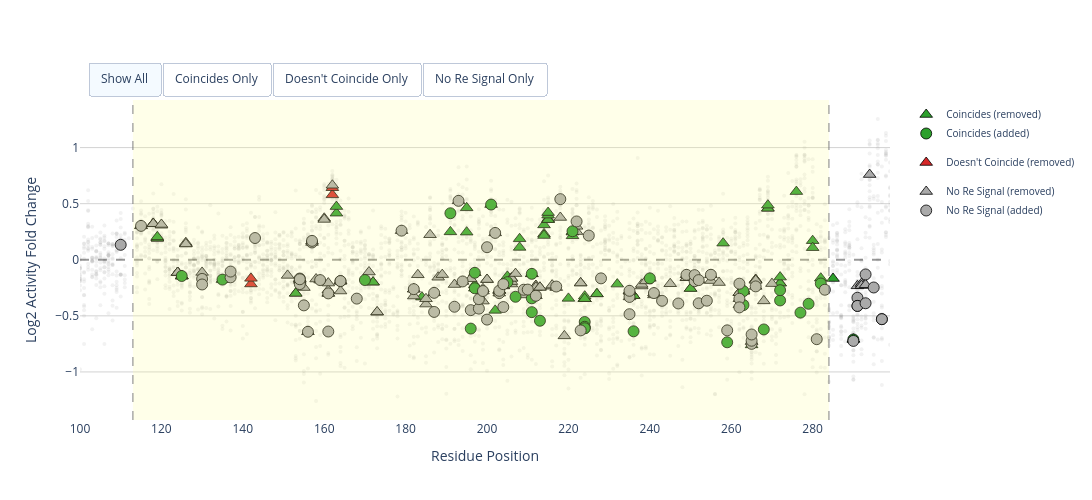

The cell this chart's notebook holds for it:
### Code cell
import plotly.graph_objects as go
from collections import defaultdict

def extract_slim_name(uid):
    return uid.rsplit('_', 1)[0]

def parse_elm_list(val):
    return val if isinstance(val, list) else eval(val)

df_plot['log2fc'] = np.log2(df_plot['normalized_activity_score_mean'])

removed_flagged = []
added_flagged   = []

for pos, group in df_plot.groupby('var_pos'):
    for col, store in [('which_removed', removed_flagged),
                       ('which_added',   added_flagged)]:
        by_slim = defaultdict(lambda: {'vals': [], 'mutations': [], 're_vals': []})
        for _, row in group.iterrows():
            for uid in parse_elm_list(row[col]):
                name = extract_slim_name(uid)
                by_slim[name]['vals'].append(row['log2fc'])
                by_slim[name]['mutations'].append(row['mutation'])
                by_slim[name]['re_vals'].append(row['mut_vs_wt_Re_logFC_50'])

        for name, d in by_slim.items():
            clean = [(v, m, r) for v, m, r in zip(d['vals'], d['mutations'], d['re_vals']) if pd.notna(v)]
            if len(clean) > 4 and abs(np.mean([v for v,_,_ in clean])) > 0.1:
                mean_act = np.mean([v for v,_,_ in clean])
                re_clean = [r for _,_,r in clean if pd.notna(r)]
                mean_re  = np.mean(re_clean) if re_clean else np.nan

                if not np.isnan(mean_re) and abs(mean_re) > 0.01:
                    coincides = (mean_re > 0 and mean_act > 0) or (mean_re < 0 and mean_act < 0)
                else:
                    coincides = None  # no Re signal

                store.append({
                    'var_pos':     pos,
                    'slim':        name,
                    'mean_log2fc': mean_act,
                    'mean_re':     mean_re,
                    'coincides':   coincides,
                    'n':           len(clean),
                    'mutations':   [m for _,m,_ in clean],
                })

removed_flagged_df = pd.DataFrame(removed_flagged)
added_flagged_df   = pd.DataFrame(added_flagged)

for fdf in [removed_flagged_df, added_flagged_df]:
    if not fdf.empty:
        fdf['category'] = fdf['slim'].str.split('_').str[0]

cat_colors = {
    'CLV': "#8c22d7", 'DEG': "#d21717", 'DOC': "#1a821a",
    'LIG': '#377eb8', 'MOD': '#ff7f00', 'TRG': "#b4804d",
}

def coincide_color(val):
    if val is True:    return '#2ca02c'   # green
    if val is False:   return '#d62728'   # red
    return '#aaaaaa'                      # grey = no Re signal

def add_flagged_traces(fig, fdf, symbol, label_suffix):
    if fdf.empty:
        return
    for coincide_val, coincide_label, visible in [
        (True,  'Coincides',        True),
        (False, "Doesn't Coincide", True),
        (None,  'No Re Signal',     True),
    ]:
        sub = fdf[fdf['coincides'] == coincide_val] if coincide_val is not None else fdf[fdf['coincides'].isna()]
        if sub.empty:
            continue
        color = coincide_color(coincide_val)
        fig.add_trace(go.Scatter(
            x=sub['var_pos'],
            y=sub['mean_log2fc'],
            mode='markers',
            name=f'{coincide_label} ({label_suffix})',
            legendgroup=coincide_label,
            marker=dict(symbol=symbol, color=color, size=11,
                        line=dict(width=0.8, color='black')),
            customdata=list(zip(
                sub['slim'], sub['n'], sub['mutations'],
                sub['mean_re'].round(3)
            )),
            hovertemplate=(
                f'<b>Position:</b> %{{x}}<br>'
                f'<b>SLiM ({label_suffix}):</b> %{{customdata[0]}}<br>'
                '<b>Mean act log2FC:</b> %{y:.3f}<br>'
                '<b>Mean Re logFC:</b> %{customdata[3]}<br>'
                '<b>n mutations:</b> %{customdata[1]}<br>'
                '<b>Mutations:</b> %{customdata[2]}<extra></extra>'
            ),
        ))

fig = go.Figure()

fig.add_trace(go.Scatter(
    x=df_plot['var_pos'], y=df_plot['log2fc'],
    mode='markers',
    marker=dict(color='grey', size=4, opacity=0.1),
    hoverinfo='skip', showlegend=False,
))

add_flagged_traces(fig, removed_flagged_df, 'triangle-up', 'removed')
add_flagged_traces(fig, added_flagged_df,   'circle',      'added')

# Buttons: show all / coincides only / doesn't coincide only
n_traces = len(fig.data)
def visibility(keep_labels):
    return [True] + [  # always show background
        any(lbl in t.name for lbl in keep_labels) if t.name else True
        for t in fig.data[1:]
    ]

fig.update_layout(
    updatemenus=[dict(
        type='buttons', direction='right',
        x=0.01, y=1.12, xanchor='left',
        buttons=[
            dict(label='Show All',
                 method='restyle',
                 args=[{'visible': [True]*n_traces}]),
            dict(label='Coincides Only',
                 method='restyle',
                 args=[{'visible': visibility(['Coincides'])}]),
            dict(label="Doesn't Coincide Only",
                 method='restyle',
                 args=[{'visible': visibility(["Doesn't Coincide"])}]),
            dict(label='No Re Signal Only',
                 method='restyle',
                 args=[{'visible': visibility(['No Re Signal'])}]),
        ],
        showactive=True,
    )],
    xaxis=dict(title='Residue Position', range=[100, df_plot['var_pos'].max()]),
    yaxis=dict(title='Log2 Activity Fold Change'),
    width=1200, height=500,
    plot_bgcolor='white', paper_bgcolor='white',
    legend=dict(font=dict(size=10)),
)

fig.add_hline(y=0, line_dash='dash', line_color='black', opacity=0.4)
fig.add_vrect(x0=113, x1=284, fillcolor='#fdff91', opacity=0.2, line_width=0)
for x in [113, 284]:
    fig.add_vline(x=x, line_dash='dash', line_color='grey', line_width=1)

fig.update_xaxes(showgrid=False)
fig.update_yaxes(showgrid=True, gridcolor='lightgrey')

#fig.write_html('/Users/trev/Downloads/SLiM_activity_interactive.html')
fig.show()
